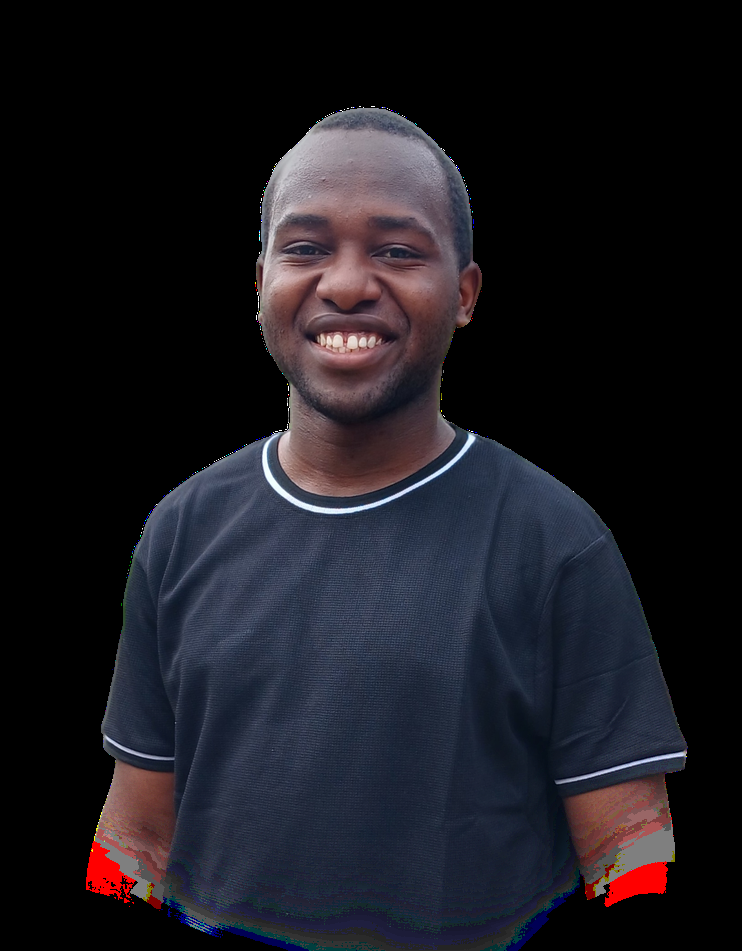
#> input picture dump/kelvin.png, 742 x 951 px, shrunk from 1640 x 2101 before the run
$ python cartoonizer.py
#> lines starting #> are read from the running program, lines starting #| are printed output that depends on the picture; after the words box and inside, x2 and y2 are one past the last pixel; in counts of white or black regions, pixels touching at a corner belong together
#> in cartoonize_file, image is the input picture: shape (951, 742, 3); mean B, G, R 31.6, 25.3, 26.6
# -*- coding: utf-8 -*-
"""Photo-Cartoon

Automatically generated by Colaboratory.
"""

import time
import numpy as np
from collections import defaultdict
from scipy import stats
import cv2
import os

def cartoonize_image(image, alpha):
    """
    Convert your image into Cartoon form
    """
#> called with alpha = 0.001
    output = np.array(image)
    x, y, c = output.shape
#> x = 951; y = 742; c = 3
    for i in range(c):
        output[:, :, i] = cv2.bilateralFilter(output[:, :, i], 5, 50, 50)
    edge = cv2.Canny(output, 100, 200)
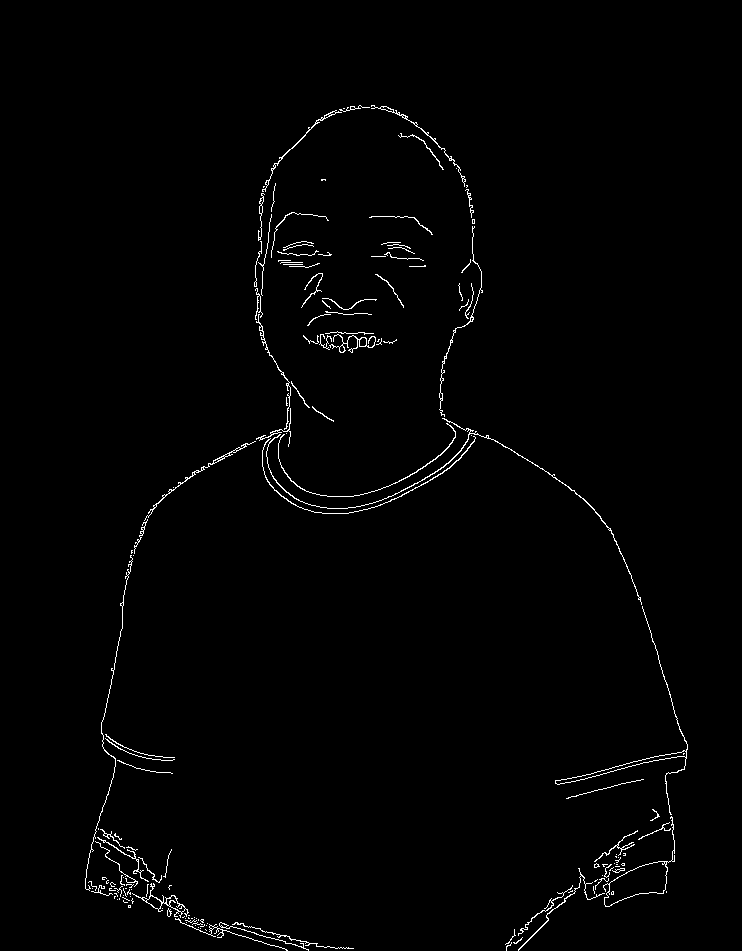
#> edge: shape (951, 742); 1.2% white in thin lines or dots, all inside (x1, y1, x2, y2) = (85, 105, 688, 951)

    output = cv2.cvtColor(output, cv2.COLOR_RGB2HSV)
#> output: shape (951, 742, 3); mean H, S, V 18.1, 45.3, 35.2

    hists = []
    hist, _ = np.histogram(output[:, :, 0], bins=np.arange(180+1))
#> hist = 180 values, max 403147 at index 0, min 0 at index 63, mean 3920.2
    hists.append(hist)
    hist, _ = np.histogram(output[:, :, 1], bins=np.arange(256+1))
#> hist = 256 values, max 394416 at index 0, min 2 at index 228, mean 2756.4
    hists.append(hist)
    hist, _ = np.histogram(output[:, :, 2], bins=np.arange(256+1))
#> hist = 256 values, max 389001 at index 0, min 2 at index 21, mean 2756.4
    hists.append(hist)

    C = []
    for h in hists:
        C.append(centroids(h, alpha))
#> this loop made 3 passes
#> after the loop, C = [[3, 121, 154], [0, 53, 97, 127, 248], [0, 62, 121, 164.5, 231.5]]

    output = output.reshape((-1, c))
    for i in range(c):
        channel = output[:, i]
        index = np.argmin(np.abs(channel[:, np.newaxis] - C[i]), axis=1)
        output[:, i] = C[i][index]
    output = output.reshape((x, y, c))
#> output: shape (951, 742, 3); mean H, S, V 17.6, 44.7, 35.2
    output = cv2.cvtColor(output, cv2.COLOR_HSV2RGB)
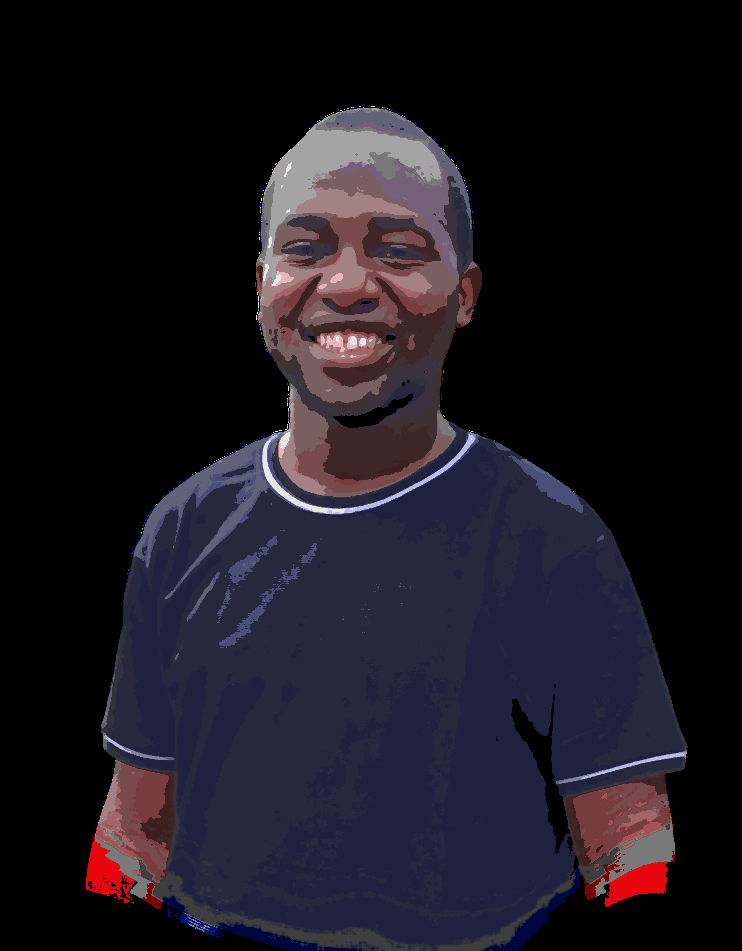
#> output: shape (951, 742, 3); mean B, G, R 31.4, 22.9, 26.2

    contours, _ = cv2.findContours(edge, cv2.RETR_EXTERNAL, cv2.CHAIN_APPROX_SIMPLE)
#> contours = 160 contours, 130 with area under 20; largest, box (x1, y1, x2, y2) and area: (603, 816, 675, 907) 1610, (555, 606, 688, 815) 514, (132, 883, 189, 918) 322, (266, 418, 642, 605) 180, (144, 441, 256, 521) 145
    cv2.drawContours(output, contours, -1, (0, 0, 0), thickness=1)
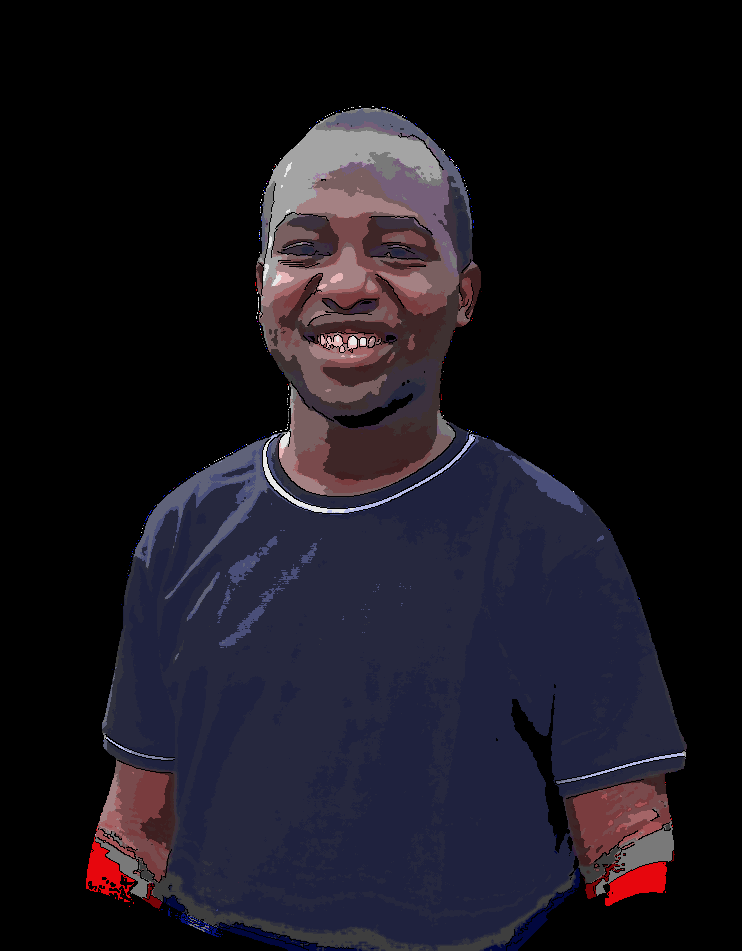
#> output: shape (951, 742, 3); 0.89% of pixels changed, all inside (x1, y1, x2, y2) = (86, 106, 688, 951)
    return output

def update_C_values(C, hist):
    while True:
        groups = defaultdict(list)
        for i in range(len(hist)):
            if hist[i] == 0:
                continue
            d = np.abs(C-i)
            index = np.argmin(d)
            groups[index].append(i)

        new_C = np.array(C)
        for i, indices in groups.items():
            if np.sum(hist[indices]) == 0:
                continue
            new_C[i] = int(np.sum(indices*hist[indices])/np.sum(hist[indices]))
        if np.sum(new_C-C) == 0:
            break
        C = new_C
    return C, groups

def centroids(hist, alpha):
    N = 80
    C = np.array([128])

    while True:
        C, groups = update_C_values(C, hist)
        new_C = set()
        for i, indices in groups.items():
            if len(indices) < N:
                new_C.add(C[i])
                continue
            z, pval = stats.normaltest(hist[indices])
            if pval < alpha:
                left = 0 if i == 0 else C[i-1]
                right = len(hist)-1 if i == len(C)-1 else C[i+1]
                delta = right-left
                if delta >= 3:
                    c1 = (C[i]+left)/2
                    c2 = (C[i]+right)/2
                    new_C.add(c1)
                    new_C.add(c2)
                else:
                    new_C.add(C[i])
            else:
                new_C.add(C[i])
        if len(new_C) == len(C):
            break
        else:
            C = np.array(sorted(new_C))
    return C

def cartoonize_file(image_path, alpha=0.001):
    # Load the image
    image = cv2.imread(image_path)
    if image is None:
        print(f"Unable to load image {image_path}")
        return

    print('==============')
    print(image_path)
    start_time = time.time()
    output = cartoonize_image(image, alpha)
    end_time = time.time()
    print("Time: {0}s".format(end_time - start_time))

    name = os.path.basename(image_path)
    tmp = os.path.splitext(name)
    name = tmp[0] + "_cartoon" + tmp[1]
    output_path = os.path.join(os.path.dirname(image_path), name)
    print("Write to {0}".format(output_path))
    cv2.imwrite(output_path, output)

# Example usage
cartoonize_file('kelvin.png')
